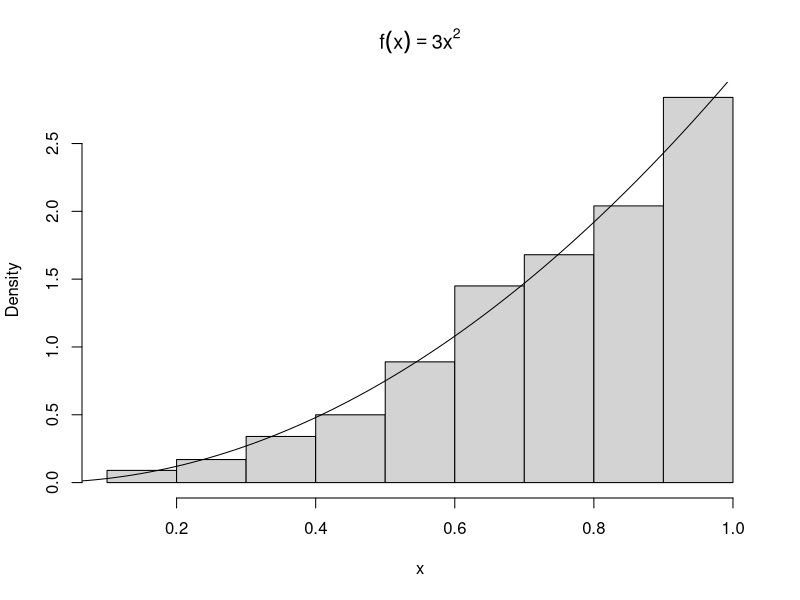
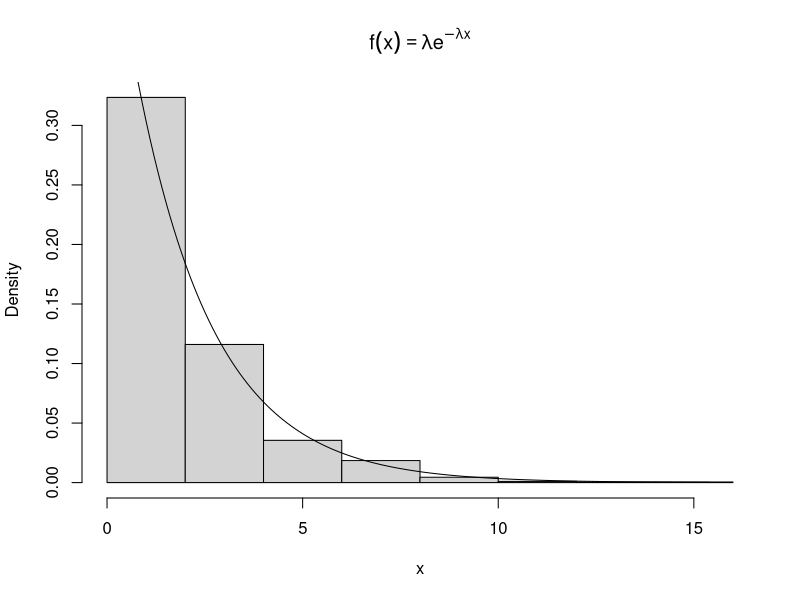
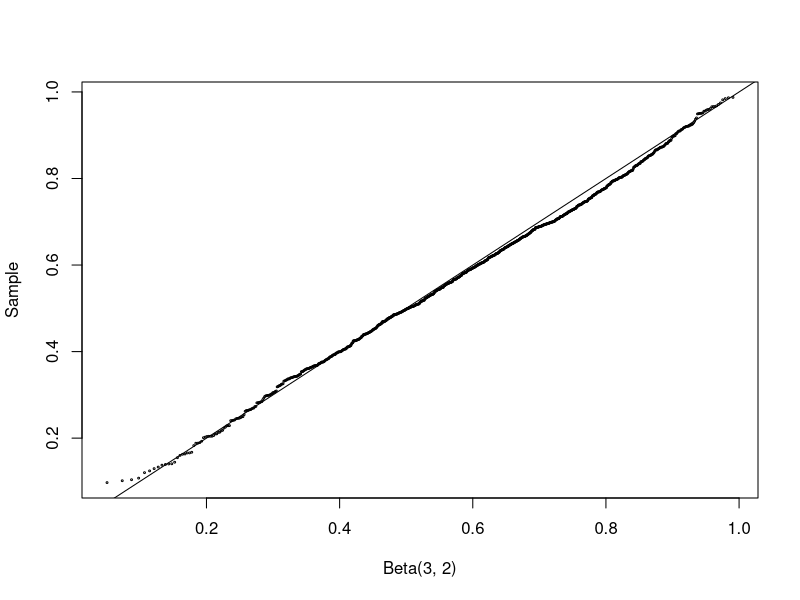
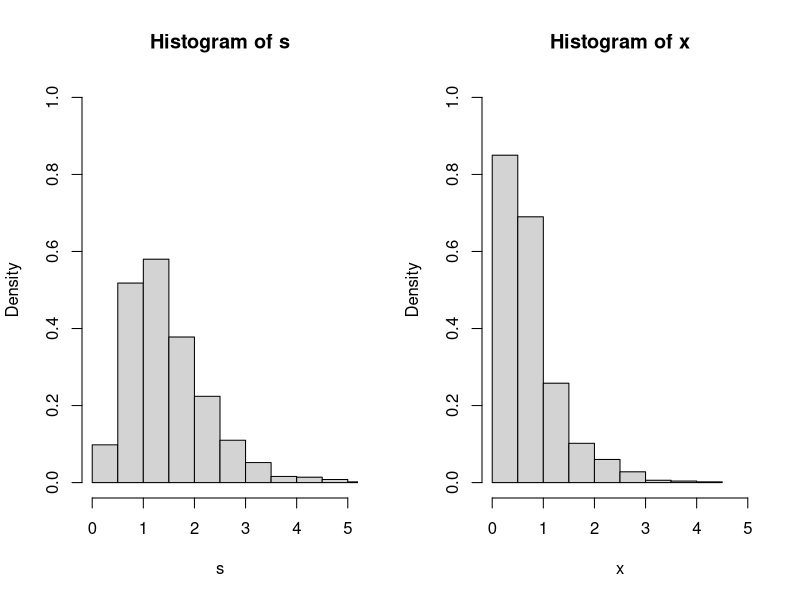
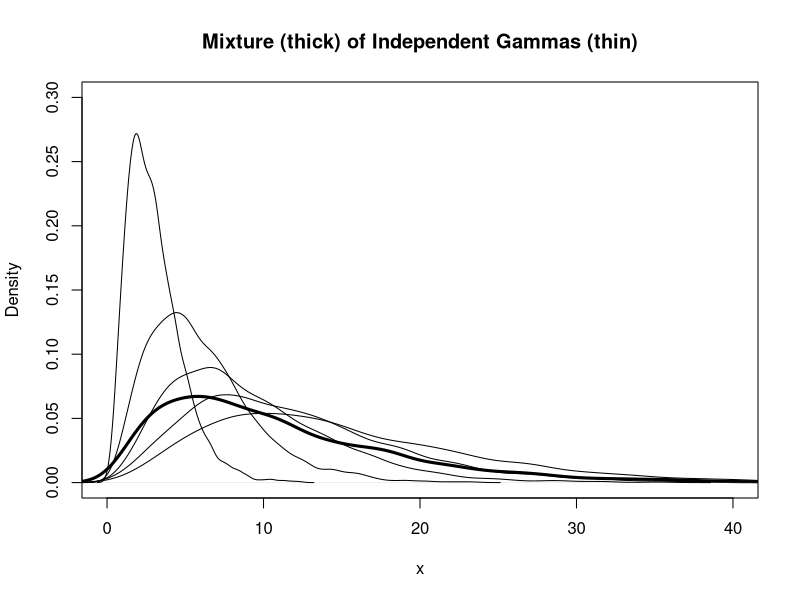

These charts were generated, in order, by the following R code:
# Methods for Generating Random Variables ---------------------------------

## The Inverse Transform Method --------------------------------------------
# The inverse transform method of generating RVs is based on the following 
# well-known result:

## Theorem 3.1 (Probability Integral Transformation) If X is a continuous random 
# variable with cdf F_X(x), then U = F_X(X) ~ Uniform(0, 1).

# The inverse transform method of generating RVs applied the probability 
# integral transformation, where the inverse transformation is defined as

## F_x^-1(u) = inf{x: F_X(x) = u}, 0 < u < 1

# Hence, if U ~ Uniform(0, 1), then for all xER
## P(F_X^-1(U) <= x) = P(inf{t: F_X(t) = U} <= x)
##                   = P(U <= F_X(x))
##                   = F_U(F_X(x)) = F_X(x),

# and therefore F_X^-1(u) has the same distribution as X. Thus, to generate a 
# random observation X, first generate a Uniform(0, 1) variate y and deliver the 
# inverse value F_X^-1(u). The method is easy to apply *provided that the inverse
# density function is easy to compute

### Example 3.2 -------------------------------------------------------------
# This example use the inverse method to simulate a random sample from the 
# distribution with density f(x) = 3x^2, 0 < x < 1.

# Here F_X(x) = x^3 for 0 < x < 1, and F_X^-1(u) = u^{1/3}. First we generate all n
# required random uniform numbers as vector u. Then u^{1/3} is a vector of length
# n containing the sample x_1, ... , x_n.
n <- 1000
u <- runif(n)
x <- u ^ (1 / 3)
hist(x, probability = TRUE, main = expression(f(x) == 3 * x ^ 2)) # density hist of sample
y <- seq(0, 1, 0.01)
lines(y, 3 * y ^ 2) # density curve f(x)
# ... the hist and density plot suggest that the empirical and theoretical 
# distributions approximately agree.

### Example 3.3 -------------------------------------------------------------
# (Exponential distribution) This example applied the inverse transform method to
# generate a random sample from the exponential distribution with mean 1/lambda.

# If X ~ Exp(lambda), then for x > 0 the cdf of X is F_X(x) = 1 - e^(-lambda * x).
# The inverse transformation us F_X^-1(u) = -(1/lambda) * log(1 - u). Note that
# U and 1 - U have the same distribution and it is simpler to set 
# x = -(1/lambda) * log(u). To generate a random sample of size n with parameter
# lambda:
lambda <- 0.5 # set lambda (mean) constant, i.e. E[X] = 1 / lambda
x <- (-log(runif(n)) / lambda)
hist(x, probability = TRUE, main = expression(
 f(x) == lambda * e ^ {-lambda * x}))
y <- seq(min(x), max(x), 0.1)
lines(y, lambda * exp(-lambda * y)) # density curve f(x) 

## Inverse Transform Method,  Discrete Case --------------------------------
# The inverse transform method can also be applied to the discrete case. If X is 
# a discrete random variable and ... < x_[i-1] < x_[i] < x_[i + 1] < ... are the
# points of disconuity of F_[X](u), then the inverse transformation is 
# F_[X]^-1(u) = x_[i], where F_[X](x_[i - 1]) < u <= F_[X](x_[i]). So, for each
# random variate required:

## 1. Generate a random u from Uniform(0, 1)
## 2. Deliver x_[i] where F(x_[i - 1]) < u <= F(x_[i])

### Example 3.4 -------------------------------------------------------------
# (Two point distribution) This example applied the inverse transform method to
# generate a random sample of Bernoulli(p = 0.4) variates.

# In this example, F_X(0) = f_X(0) = 1 - p and F_X(1) = 1. Thus, F_X^-1(u) = 1
# if u > 0.6 and F_X^-1(u) = 0 if u <= 0.6. The generator should therefore 
# deliver the numerical value of the logical expression u > 0.6:
set.seed(300)
n <- 1000
p <- 0.4
u <- runif(n)
x <- as.integer(u > 0.6)
mean(x)

### Example 3.6 -------------------------------------------------------------
rlogarithmic <- function(n, theta) {
 # returns a random logarithmic(theta) sample size n:
 u <- runif(n)
 # set the initial length of the cdf vector:
 N <- ceiling(-16 / log10(theta))
 k <- 1:N
 a <- -1 / log(1 - theta)
 fk <- exp(log(a) + k * log(theta) - log(k))
 Fk <- cumsum(fk)
 x <- integer(n)
 for (i in 1:n) {
  x[i] <- as.integer(sum(u[i] > Fk)) #F^{-1}(u) = 1
  while (x[i] == N) {
   # if x == N we need to extend the cdf
   logf <- log(a) + (N + 1) * log(theta) - log(N + 1)
   fk <- c(fk, exp(logf))
   N <- N + 1
   x[i] <- as.integer(sum(u[i] > Fk))
  }
 }
 x + 1
}

# Using the above function, we can then generate random samples from the 
# Logarithmic(0.5) distribution:
n <- 1000
theta <- 0.5
x <- rlogarithmic(n = n, theta = theta)
k <- sort(unique(x))
p <- -1 / log(1 - theta) * theta ^ k / k
se <- sqrt(p * (1 - p) / n)

## The Acceptance-Rejection Method -----------------------------------------
# Suppose that X and Y are random variables with with density or pmf f and g,
# respectively, and there exists a constant c such that

# \frac{f(t)}{g(t)} <= c

# for all t such that f(t) > 0. Then the acceptance-rejection method (or 
# rejection method) can be applied to generate the random variable X.

##  The Acceptance-Rejection Method ----------------------------------------
# 1. Find a random variable Y with density g satisfying f(t) / g(t) <= c, for
# all t such that f(t) > 0. Provide a method to generate random Y.

# 2. For each random variate required:
## a) Generate a random y from the distribution with density g
## b) Generate a random u from the Uniform(0, 1) distribution
## c) If u < f(y) / cg(y), accept y and deliver x = y; otherwise reject y.

# Note that in step 2c,

# P(accept | Y) = P(U < \frac{f(Y)}{cg(Y)} | Y) = \frac{f(Y)}{cg(Y)}

# The last equality is simply evaluating the cdf of U. The total probability of
# acceptance for any iteration is therefore

# \Sigma_{y} P(accept | y)P(Y = y) = |Sigma_{y} \frac{f(y)}{cg(y) g(y) = 1/c}.

# and the number of iterations until acceptance has the geometric distribution 
# with mean c. Hence, on average each sample value of X requires c iterations.
# For efficiency, Y should be easy to simulate and c small.

# To see that the accepted sample has the same distribution as X, apply Bayes'
# theorem.

### Example 3.7 -------------------------------------------------------------
# This example illustrates the method for the Beta distribution. On average, 
# how many random numbers must be simulated to generate 1000 variables from the
# Beta(/alpha = 2, \beta = 2) distribution by this method? It depends on the
# upper bound c of \frac{f(x)}{g(x)}, which depends on the choice of the function 
# g(x).

# The Beta(2, 2) density is f(x) = 6x(1 - x), where 0 < x < 1. Let g(x) be the
# Uniform(0, 1) density. Then \frac{f(x)}{g(x)} <= 6 for all 0 < x < 1, and so
# c = 6. A random x dfrom g(x) is accepted if

# \frac{f(x)}{cg(x)} = \frac{6x(1 - x)}{6(1)} = x(1 - x) > u

# On average, cn = 6000 iterations (12000 random numbers) will be required for a
# sample size 1000. In the following simulation below, the counter j for 
# iterations is not necessary, but included to record how many iterations were
# actually needed to generate the 1000 beta variates:
set.seed(41513)
n <- 1000
k <- 0
j <- 0 # counter for accepted samples
y <- numeric(n)

while (k < n) {
 u <- runif(1)
 j <- j + 1
 x <- runif(1) # random variate from g
 
 if (x * (1 - x) > u) {
  # accept sample x:
  k <- k + 1
  y[k] <- x
 }
}
j

# Now we can compare the empirical and theoretical percentiles:
p <- seq(0.1, 0.9, 0.1)
Q_hat <- quantile(y, p)
Q <- qbeta(p, 2, 2)
se <- sqrt(p * (1 - p)) / (n * dbeta(Q, 2, 2) ^ 2)

# Below, the sample percentiles (first line) approximately match the Beta(2, 2)
# percentiles computed by qbeta (second line):
round(rbind(Q_hat, Q, se), 3)

## Transformation Methods --------------------------------------------------
set.seed(123)
n <- 1000
a <- 3
b <- 2
u <- rgamma(n, shape = a, rate = 1)
v <- rgamma(n, shape = b, rate = 1)
x <- u / (u + v)
q <- qbeta(ppoints(n), a, b)
qqplot(q, x, cex = 0.25, xlab = "Beta(3, 2)", ylab = "Sample")
abline(0, 1)

## Sums & Mixtures ---------------------------------------------------------
# Sums and mixtures of random variables are special types of transformations.

### Convolutions ------------------------------------------------------------
# Let X_1, ..., X_n be i.i.d with X_j \sim X, and let S = X_1 + ... + X_n. The
# distribution function of the sum S is called the n-fold convolution of X and 
# denoted F^{star(n)}_X. It is straightforward to simulate a convolution by directly
# generating X_1, ..., X_n and computing the sum.

# Several distributions are related by convolution. If \nu > 0 is an integer, 
# the \chi^{2} distribution with \nu degrees of freedom is the convolution of
# \nu i.i.d squared standard normal variables. The negative binomial distribution
# NegBin(r, p) is the convolution of r i.i.d Geom(p) r.v's. The convolution of r
# independent Exp(\lambda) r.v's has the Gamma(r, \lambda) distribution.

# In R it is of course easier to generate r.v's from these distributions using
# the rchisq, rgeom, and rbinom functions. Nevertheless, these examples 
# illustrate a general method that can be applied whenever distributions are
# related by convolutions.

#### Example: \chi^{2}
# This example generates a \chi^{2}(\nu) random variable as the convolution of 
# \nu squared normals. If Z_1, ..., Z_{\nu} are i.i.d N(0, 1) r.v's, then V = 
# Z^{2}_1 + ... + Z^{2}_2 has the \chi^{2}(\nu) distribution. To generate a
# random sample of size n from \chi^{2}(\nu), we:

# 1. Fill an n \times \nu matrix with n\nu random N(0, 1) variates
# 2. Square each entry in the matrix(1)
# 3. Compute the row sums of the squared normals. Each row sum is one random 
# observation from the \chi^{2}(\nu) distribution
# 4. Deliver the vector of row sums.

# We develop an example with n = 1000 and \nu = 2 degrees of freedom below.
set.seed(4213)
n <- 1000
nu <- 2
X <- matrix(rnorm(n = n*nu), nrow = n, ncol = nu)^2 # matrix of sq. normals
# Then sum the sq. normals across each row of matrix:
# method 1
y_1 <- rowSums(X)
# method 2:
y_2 <- apply(X, MARGIN = 1, FUN = sum)
identical(y_1, y_2) # test if same... doesn't matter which one is used

# A \chi^{2}(\nu) random variable has mean \nu and variance 2\nu. The samples we
# have generated match this closely with negligible error...
mean(y_1)
mean(y_1^2)

### Mixtures ----------------------------------------------------------------
# A random variable X has a discrete mixture if the distribution of X is a 
# weighted sum F_X(x) = \sum \theta_i F_X(x) for some sequence of random 
# variables X_1, X_2, .... and \theta_i > 0 such that \sum_i \theta_i = 1. The
# constants \theta_i are called the 'mixing' weights or 'mixing' probabilities.
# Although the notation is similar for sums and mixtures, the distributions 
# represented are different.

# A r.v X is a continuous mixture if the distribution of X is 
# F_X(x) = \int_{\inf}^{-\inf} F_{X\mid Y = y}(x) f_Y(y) for a family 
# X \mid Y = y indexed by the real numbers y and weighting function f_Y such 
# that \int_{\inf}^{-\inf} F_{X\mid Y = y}(x) f_Y(y) dy = 1, i.e. it is a valid 
# cumulative density.

# Let's compare the methods for simulation of a convolution and a mixture of
# normal variables. Suppose X_1 \sim N(0, 1) and X_2 \sim N(3, 1) are 
# independent. The notation S = X_1 + X_2 denotes the *convolution* of X_1 and
# X_2. The distribution of S is normal with mean \mu_1 + \mu_2 = 3 and variance
# \sigma_1^{2} + \sigma_2^{2} = 2. Hence, to simulate the convolution, we must:

# 1. Generate x_1 \sim N(0, 1)
# 2. Generate x_2 \sim N(3, 1)
# 3. Deliver s = x_1 + x_2

# We can also define a 50% normal *mixture* X, denoted F_X(x) = 0.5 * F_{X_1}(x) 
# + 0.5 * F_{X_2}(x). Unlike the convolution, the distribution of the mixture X
# is distinctly *non-normal*; it is bimodal. Hence, to simulate the mixture, we
# must:

# 1. Generate an integer k \in \{1, 2\}, where P(1) = P(2) = 0.5
# 2. If k = 1 deliver random x from N(0, 1) else if k = 2 deliver random from
# N(3, 1)

#### Example: Convolutions and mixtures
# Let X_1 \sim Gamma(2, 2) and X_2 \sim Gamma(2, 4) be independent. Let's see 
# the visual difference between the convolution S = X_1 + X_2 and mixture 
# F_X(x) = 0.5 * F_{X_1}(x) + 0.5 * F_{X_2}(x):
n <- 1000
x_1 <- rgamma(n, 2, 2)
x_2 <- rgamma(n, 2, 4)
s <- x_1 + x_2 # convolution
u <- runif(n)
k <- as.integer(u > 0.5) # vector of 0's and 1's (binary logic)
x <- k * x_1 + (1 - k) * x_2 # the mixture
# Plot:
par(mfcol = c(1, 2))
hist(s, probability = TRUE, xlim = c(0, 5), ylim = c(0, 1))
hist(x, probability = TRUE, xlim = c(0, 5), ylim = c(0, 1))
par(mfcol = c(1, 1)) # restore previous setting

#### Example: Mixture of several gamma distributions
# Here there are several components to the mixture and the mixing weights are 
# not uniform. The mixture is

# F_X = \sum_{i = 1}^5 \theta_j F_{X_j}

# where X_j \sim Gamma(r = 3, \lambda_{j} = \frac{1}{j}) are independent and the
# mixing probabilities are \theta_j = \frac{j}{15}, j = 1, ..., 5.

# To simulate one random variate from the mixture F_X:

# 1. Generate an integer k \sim \{1, 2, 3, 4, 5\}, where P(k) = \theta_k, 
# k = 1, ..., 5
# 2. Deliver a random Gamma(r, \lambda_{k}) variate

# Hence, to generate sample size n, steps 1 and 2 are repeated n times. Since
# for loops can be costly in R, we can translate the above into a vectorised
# approach. So then, we

# 1. Generate a random sample k_1, ..., k_n of integers in a vector k, where
# P(k) = \theta_k, k = 1, ..., 5. Then k[i] indicates which of the the five 
# gamma distributions will be sampled to get the ith element of the sample.
# 2. Set rate equal to the length n vector \lambda = (\lambda_k)
# 3. Generate a gamme sample size n, with shape r and rate vector rate

# Thus, and efficient way to implement this in R is shown below:
n <- 5000
k <- sample(1:5, size = n, replace = TRUE, prob = (1:5) / 15)
rate <- 1 / k
x <- rgamma(n = n, shape = 3, rate = rate)
# Plot the density of the mixture with densities of the compoenents...
plot(x = density(x),
     xlim = c(0, 40), ylim = c(0, 0.3), 
     lwd = 3, xlab = "x", main = "Mixture (thick) of Independent Gammas (thin)")
for (i in 1:max(k)) {
 lines(density(rgamma(n = n, shape = 3, rate = 1/i)))
}
# Thick line is the final mixture; thin lines are the density of each X_j.

# The rest of the examples are repetitions of the same theme. Onto the next 
# section!

# Multivariate Distributions ----------------------------------------------
# A d-dimensional multivariate normal requires covariance matrix, since 
# X ~ N_d(\mu, \Sigma),where \Sigma has entries \sigma_{ij} = Cov(X_i, X_j).
# To simplify things, we can draw random samples from d distributions. However,
# this leaves us with a problem. The variances will not be correlated because
# the samples are from independent distributions. Therefore, one of the ways - 
# there are several - to obtain a covariance matrix is through Choleski 
# factorization. The Choleski factorization of a real symmetric positive-definite
# matrix is X = Q^TQ, where Q is an upper triangular matrix. In R, the basic 
# syntax to implement Choleski factorization is chol(X).

# First, we must create a symmetric, positive-definite matrix:
X <- matrix(data = c(1, 0.9, 0.9, 1), nrow = 2)

# Note that the chol() function does not check if the matrix is symmetric, 
# but there are some analytic ways to do this:
X - t(X) ## This should be 0 if A is symmetric
eigen(X)$values ## These should all be non-negative.
# Note that if any are 0 then use chol(A,pivot=TRUE)

## Calculate Choleski factorization:
R <- chol(X)
# Thus, if correct, X = R^T%*%R:
t(R)%*%R
